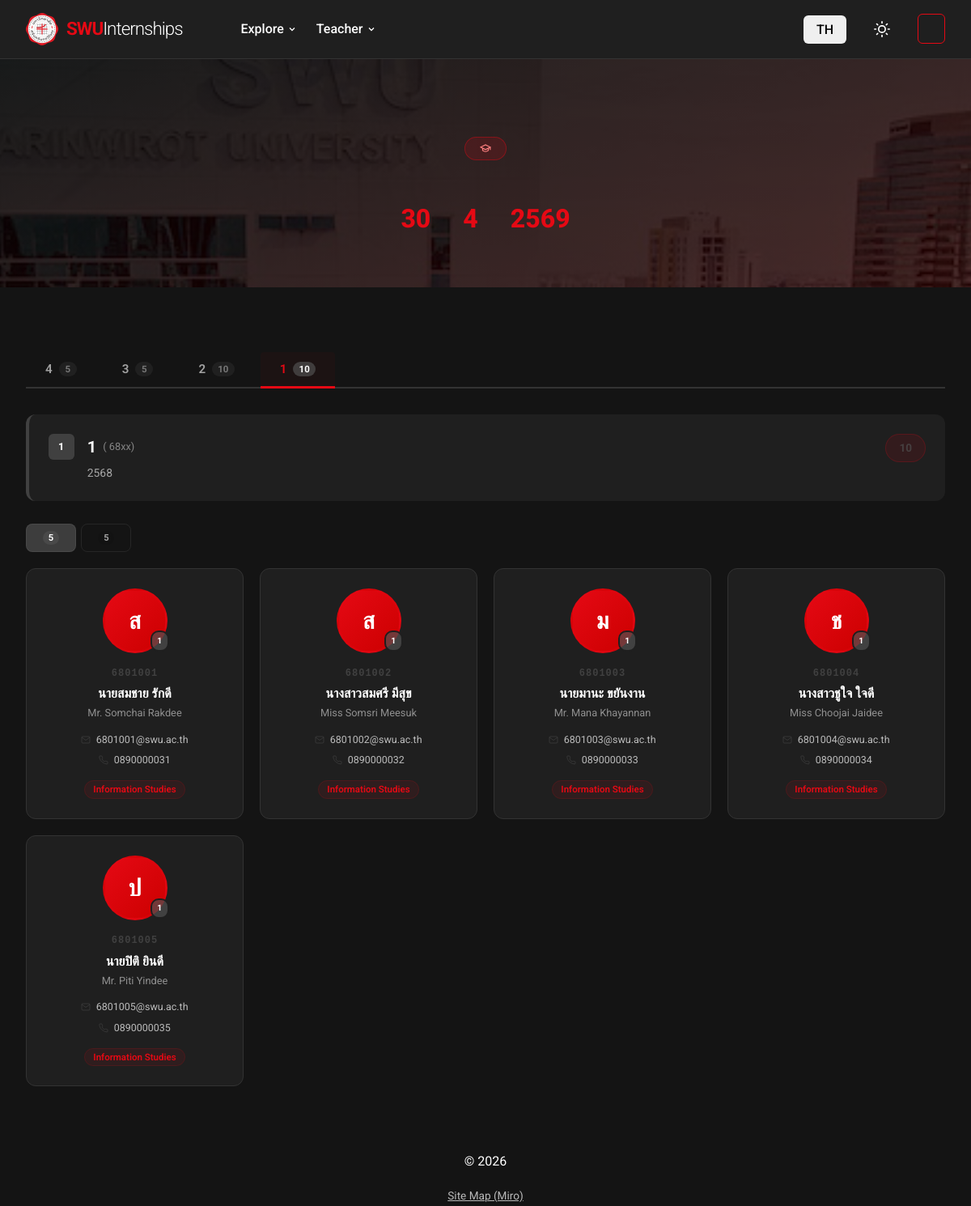
The page /students.php?year=1 (signed in) on the database its author committed.
### tables this page shows
CREATE TABLE `students_info` (
  `student_id` VARCHAR(20) PRIMARY KEY,
  `prefix_th` VARCHAR(20),
  `first_name_th` VARCHAR(100),
  `last_name_th` VARCHAR(100),
  `prefix_en` VARCHAR(20),
  `first_name_en` VARCHAR(100),
  `last_name_en` VARCHAR(100),
  `phone` VARCHAR(20),
  `email` VARCHAR(100),
  `major` VARCHAR(100),
  `student_type` ENUM('regular', 'special') DEFAULT 'regular',
  FOREIGN KEY (`student_id`) REFERENCES users(username) ON DELETE CASCADE
);

### students.php (the view, shortened to what this page needs)
<?php
require_once 'includes/db_connect.php';
$lang = $_GET['lang'] ?? $_SESSION['lang'] ?? 'th';
$t = require "lang/{$lang}.php";
require_once 'includes/header.php';
require_once 'includes/navbar.php';
$year_entry_map = [4 => '65', 3 => '66', 2 => '67', 1 => '68'];
$has_section_yr = ['67', '68'];
$all_students = [];
try {
    $stmt = $conn->query("
        SELECT si.*, u.status
        FROM students_info si
        JOIN users u ON u.username = si.student_id
        WHERE u.role = 'student' AND u.status = 'active'
        ORDER BY si.student_id ASC
    ");
    $all_students = $stmt->fetchAll(PDO::FETCH_ASSOC);
} catch (PDOException $e) {
}
$by_year = [];
foreach ($year_entry_map as $yr => $code) {
    $by_year[$yr] = ['regular' => [], 'special' => []];
}
foreach ($all_students as $s) {
    $prefix = substr($s['student_id'], 0, 2);
    foreach ($year_entry_map as $yr => $code) {
        if ($prefix === $code) {
            $section = ($s['student_type'] === 'special') ? 'special' : 'regular';
            $by_year[$yr][$section][] = $s;
            break;
        }
    }
}
$active_year = isset($_GET['year']) ? (int) $_GET['year'] : 4;
$total = count($all_students);
$accents = [1 => '#4f4f4fb6', 2 => '#e50914', 3 => '#4f4f4fb6', 4 => '#e50914'];
?>
<section class="students-hero">
    <div class="students-hero-content">
        <div class="students-hero-badge">
            <svg xmlns="http://www.w3.org/2000/svg" width="14" height="14" viewBox="0 0 24 24" fill="none"
                stroke="currentColor" stroke-width="2">
                <path d="M22 10v6M2 10l10-5 10 5-10 5z" />
                <path d="M6 12v5c3 3 9 3 12 0v-5" />
            </svg>
        </div>
        <div class="students-hero-stats">
            <div class="hero-stat">
                <span class="hero-stat-num"><?= $total ?></span>
            </div>
            <div class="hero-stat">
                <span class="hero-stat-num">4</span>
            </div>
            <div class="hero-stat">
                <span class="hero-stat-num"><?= date('Y') + 543 ?></span>
            </div>
        </div>
    </div>
</section>
<main class="students-main">
    <div class="container">
        <div class="year-tabs">
            <?php foreach ($year_entry_map as $yr => $code):
                $total_yr = count($by_year[$yr]['regular']) + count($by_year[$yr]['special']);
                $ac = $accents[$yr];
                ?>
                <button class="year-tab <?= $yr === $active_year ? 'active' : '' ?>" onclick="showYear(<?= $yr ?>)"
                    id="tab-<?= $yr ?>" style="<?= $yr === $active_year ? "--tab-color:{$ac}" : '' ?>">
                    <?= $t['year_level_prefix'] ?> <?= $yr ?>
                    <span class="tab-count"
                        style="<?= $yr === $active_year ? "background:{$ac}" : '' ?>"><?= $total_yr ?></span>
                </button>
            <?php endforeach; ?>
        </div>
        <?php foreach ($year_entry_map as $yr => $code):
            $ac = $accents[$yr];
            $has_sec = in_array($code, $has_section_yr);
            $students_regular = $by_year[$yr]['regular'];
            $students_special = $by_year[$yr]['special'];
            $total_yr = count($students_regular) + count($students_special);
            ?>
            <div class="year-panel" id="panel-<?= $yr ?>" <?= $yr !== $active_year ? 'style="display:none;"' : '' ?>>
                <div class="year-header" style="border-left-color:<?= $ac ?>;">
                    <div class="year-header-left">
                        <div class="year-badge" style="background:<?= $ac ?>;"><?= $t['year_prefix'] ?> <?= $yr ?></div>
                        <div>
                            <h2 class="year-title">
                                <?= $t['year_level_prefix'] ?> <?= $yr ?>
                                <span class="year-code-hint">(<?= $t['student_code_prefix'] ?> <?= $code ?>xx)</span>
                            </h2>
                            <p class="year-subtitle">
                                <?= $t['students_entry_year'] ?> <?= $code + 2500 ?>
                            </p>
                        </div>
                    </div>
                    <div class="year-count-pill"
                        style="background:<?= $ac ?>18;color:<?= $ac ?>;border-color:<?= $ac ?>44;"><?= $total_yr ?> <?= $t['people'] ?>
                    </div>
                </div>
                <?php if ($total_yr === 0): ?>
                    <div class="empty-state">
                        <svg xmlns="http://www.w3.org/2000/svg" width="48" height="48" viewBox="0 0 24 24" fill="none"
                            stroke="currentColor" stroke-width="1" opacity="0.3">
                            <path d="M17 21v-2a4 4 0 0 0-4-4H5a4 4 0 0 0-4 4v2" />
                            <circle cx="9" cy="7" r="4" />
                        </svg>
                        <p><?= $t['no_student_in_year'] ?></p>
                    </div>
                <?php elseif ($has_sec): ?>
                    <div class="section-tabs">
                        <button class="section-tab active" id="stab-<?= $yr ?>-r" onclick="showSection(<?= $yr ?>, 'r')"
                            style="--stab-color:<?= $ac ?>;">
                            <span class="stab-count" style="background:<?= $ac ?>;"><?= count($students_regular) ?></span>
                        </button>
                        <button class="section-tab" id="stab-<?= $yr ?>-s" onclick="showSection(<?= $yr ?>, 's')"
                            style="--stab-color:<?= $ac ?>;">
                            <span class="stab-count"><?= count($students_special) ?></span>
                        </button>
                    </div>
                    <div class="section-panel" id="spanel-<?= $yr ?>-r">
                        <?php if (empty($students_regular)): ?>
                            <div class="empty-state" style="padding:2rem;">
                                <p style="opacity:0.4;"><?= $t['no_regular_students'] ?></p>
                            </div>
                        <?php else: ?>
                            <div class="students-grid">
                                <?php foreach ($students_regular as $s):
                                    echo renderStudentCard($s, $yr, $ac);
                                endforeach; ?>
                            </div>
                        <?php endif; ?>
                    </div>
                <?php else: ?>
                        <?php foreach ($students_regular as $s):
                            echo renderStudentCard($s, $yr, $ac);
                        endforeach; ?>
                <?php endif; ?>
            </div>
        <?php endforeach; ?>
    </div>
</main>
<?php require_once 'includes/footer.php'; ?>
<?php
function renderStudentCard($s, $yr, $ac)
{
    global $base_url, $t;
    $photo = '';
    $initials = mb_substr($s['first_name_th'] ?? '?', 0, 1);
    $name_th = ($s['prefix_th'] ?? '') . ($s['first_name_th'] ?? '') . ' ' . ($s['last_name_th'] ?? '');
    $name_en = ($s['prefix_en'] ?? '') . ' ' . ($s['first_name_en'] ?? '') . ' ' . ($s['last_name_en'] ?? '');
    ?>
    <div class="student-card" style="--card-accent:<?= $ac ?>;">
        <div class="student-avatar">
            <?php if ($photo): ?>
                <img src="<?= htmlspecialchars($photo) ?>" alt="<?= htmlspecialchars($name_th) ?>" class="student-avatar-img">
            <?php else: ?>
                <div class="student-avatar-placeholder" style="background:linear-gradient(135deg,<?= $ac ?>,<?= $ac ?>aa);">
                    <span><?= htmlspecialchars($initials) ?></span>
                </div>
            <?php endif; ?>
            <div class="student-year-dot" style="background:<?= $ac ?>;"><?= $t['year_prefix'] ?> <?= $yr ?></div>
        </div>
        <div class="student-info">
            <div class="student-id" style="color:<?= $ac ?>;"><?= htmlspecialchars($s['student_id']) ?></div>
            <h3 class="student-name"><?= htmlspecialchars($name_th) ?></h3>
            <p class="student-name-en"><?= htmlspecialchars($name_en) ?></p>
            <div class="student-contact">
                <?php if (!empty($s['email'])): ?>
                    <div class="contact-row">
                        <svg xmlns="http://www.w3.org/2000/svg" width="12" height="12" viewBox="0 0 24 24" fill="none"
                            stroke="<?= $ac ?>" stroke-width="2">
                            <path d="M4 4h16c1.1 0 2 .9 2 2v12c0 1.1-.9 2-2 2H4c-1.1 0-2-.9-2-2V6c0-1.1.9-2 2-2z" />
                            <polyline points="22,6 12,13 2,6" />
                        </svg>
                        <span><?= htmlspecialchars($s['email']) ?></span>
                    </div>
                <?php endif; ?>
                <?php if (!empty($s['phone'])): ?>
                    <div class="contact-row">
                        <svg xmlns="http://www.w3.org/2000/svg" width="12" height="12" viewBox="0 0 24 24" fill="none"
                            stroke="<?= $ac ?>" stroke-width="2">
                            <path
                                d="M22 16.92v3a2 2 0 0 1-2.18 2 19.79 19.79 0 0 1-8.63-3.07A19.5 19.5 0 0 1 4.69 13.1a19.79 19.79 0 0 1-3.07-8.67A2 2 0 0 1 3.61 2h3a2 2 0 0 1 2 1.72 12.84 12.84 0 0 0 .7 2.81 2 2 0 0 1-.45 2.11L7.91 9.91a16 16 0 0 0 6.08 6.08l.91-.91a2 2 0 0 1 2.11-.45 12.84 12.84 0 0 0 2.81.7A2 2 0 0 1 22 16.92z" />
                        </svg>
                        <span><?= htmlspecialchars($s['phone']) ?></span>
                    </div>
                <?php endif; ?>
            </div>
            <div class="student-major"><span><?= htmlspecialchars($s['major'] ?? 'Information Studies') ?></span></div>
        </div>
    </div>
    <?php
    return ob_get_clean();
}
?>

### css/style.css (style rules this page uses)
:root { --primary-color: #e50914; --bg-color: #ffffff; --text-color: #111111; --card-bg: #f5f5f5; --border-color: #e5e5e5; --input-bg: #ffffff; --success-color: #4caf50; --danger-color: #e50914; --warning-color: #ff9800; }
body.dark-mode { --bg-color: #141414; --text-color: #ffffff; --card-bg: #1f1f1f; --border-color: #333333; --input-bg: #333333; }
* { box-sizing: border-box; margin: 0; padding: 0; }
body { font-family: 'Roboto', sans-serif; background-color: var(--bg-color); color: var(--text-color); transition: background-color 0.3s ease, color 0.3s ease; line-height: 1.6; }
.container { max-width: 1200px; margin: 0 auto; padding: 2rem; }

### rows shown on the page
students_info: first_name_th "ส", yr "1", student_id "6801001", name_th "นายสมชาย รักดี", name_en "Mr. Somchai Rakdee", email "6801001@swu.ac.th", phone "0890000031", major "Information Studies"
students_info: first_name_th "ส", yr "1", student_id "6801002", name_th "นางสาวสมศรี มีสุข", name_en "Miss Somsri Meesuk", email "6801002@swu.ac.th", phone "0890000032", major "Information Studies"
students_info: first_name_th "ม", yr "1", student_id "6801003", name_th "นายมานะ ขยันงาน", name_en "Mr. Mana Khayannan", email "6801003@swu.ac.th", phone "0890000033", major "Information Studies"
students_info: first_name_th "ช", yr "1", student_id "6801004", name_th "นางสาวชูใจ ใจดี", name_en "Miss Choojai Jaidee", email "6801004@swu.ac.th", phone "0890000034", major "Information Studies"
students_info: first_name_th "ป", yr "1", student_id "6801005", name_th "นายปิติ ยินดี", name_en "Mr. Piti Yindee", email "6801005@swu.ac.th", phone "0890000035", major "Information Studies"

### other values the page prints
$total "30"
$yr "4"
$total_yr "5"
$yr "3"
$yr "2"
$total_yr "10"
$yr "1"
$code "68"
$code + 2500 "2568"
count($students_regular) "5"
count($students_special) "5"
